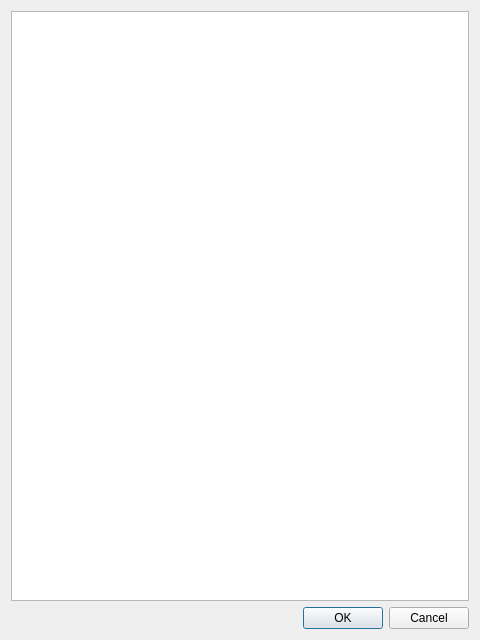
<?xml version="1.0" encoding="UTF-8"?>
<ui version="4.0">
 <class>CameraSelectionDialog</class>
 <widget class="QDialog" name="CameraSelectionDialog">
  <property name="geometry">
   <rect>
    <x>0</x>
    <y>0</y>
    <width>480</width>
    <height>640</height>
   </rect>
  </property>
  <property name="windowTitle">
   <string>Select Camera...</string>
  </property>
  <layout class="QVBoxLayout" name="verticalLayout">
   <item>
    <widget class="QListWidget" name="listWidget"/>
   </item>
   <item>
    <widget class="QDialogButtonBox" name="buttonBox">
     <property name="orientation">
      <enum>Qt::Horizontal</enum>
     </property>
     <property name="standardButtons">
      <set>QDialogButtonBox::Cancel|QDialogButtonBox::Ok</set>
     </property>
    </widget>
   </item>
  </layout>
 </widget>
 <resources/>
 <connections>
  <connection>
   <sender>buttonBox</sender>
   <signal>accepted()</signal>
   <receiver>CameraSelectionDialog</receiver>
   <slot>emitCamera()</slot>
   <hints>
    <hint type="sourcelabel">
     <x>248</x>
     <y>254</y>
    </hint>
    <hint type="destinationlabel">
     <x>157</x>
     <y>274</y>
    </hint>
   </hints>
  </connection>
  <connection>
   <sender>buttonBox</sender>
   <signal>rejected()</signal>
   <receiver>CameraSelectionDialog</receiver>
   <slot>reject()</slot>
   <hints>
    <hint type="sourcelabel">
     <x>316</x>
     <y>260</y>
    </hint>
    <hint type="destinationlabel">
     <x>286</x>
     <y>274</y>
    </hint>
   </hints>
  </connection>
 </connections>
 <slots>
  <slot>emitCamera()</slot>
 </slots>
</ui>
